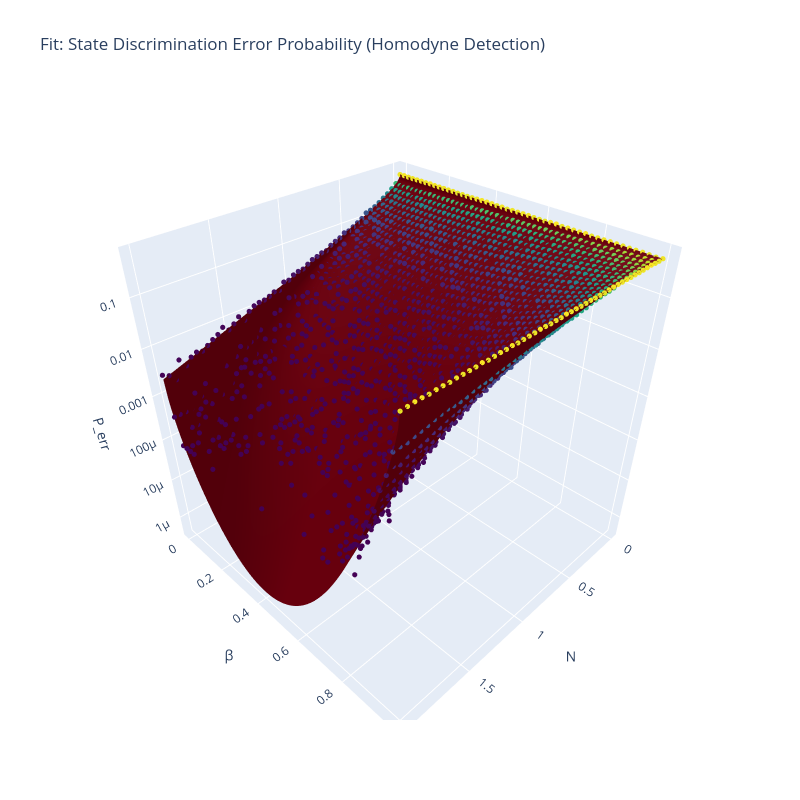

Notebook cell for this chart:
### Markdown cell above
## DSS/ CS Fit

### Code cell
params = nf.fit_homodyne_perr(N_cs, beta_cs, N_dss, beta_dss, perr_cs, perr_dss, dss = True, cs = False, data = True)
A_fit_cs, B_fit_cs, A_fit_dss, B_fit_dss = params

### Figure 1 — Plotly figure (JSON) as saved in the notebook; plotly's stock layout.template omitted (floating-point values rounded to 4 significant figures; data arrays with more than 128 entries replaced by an {"elided": "..."} marker saying what was removed)
{"data": [{"colorscale": [[0, "rgb(103,0,13)"], [0.125, "rgb(165,15,21)"], [0.25, "rgb(203,24,29)"], [0.375, "rgb(239,59,44)"], [0.5, "rgb(251,106,74)"], [0.625, "rgb(252,146,114)"], [0.75, "rgb(252,187,161)"], [0.875, "rgb(254,224,210)"], [1, "rgb(255,245,240)"]], "name": "Fit", "opacity": 1, "showscale": false, "type": "surface", "x": {"elided": "200x200 float values"}, "y": {"elided": "200x200 float values"}, "z": {"elided": "200x200 float values"}}, {"marker": {"color": {"elided": "2500 float values"}, "colorscale": [[0, "#440154"], [0.1111, "#482878"], [0.2222, "#3e4989"], [0.3333, "#31688e"], [0.4444, "#26828e"], [0.5556, "#1f9e89"], [0.6667, "#35b779"], [0.7778, "#6ece58"], [0.8889, "#b5de2b"], [1, "#fde725"]], "opacity": 1, "size": 3}, "mode": "markers", "name": "Simulation", "type": "scatter3d", "x": {"elided": "2500 float values"}, "y": {"elided": "2500 float values"}, "z": {"elided": "2500 float values"}}], "layout": {"height": 800, "scene": {"aspectmode": "cube", "xaxis": {"title": {"text": "N"}}, "yaxis": {"title": {"text": "β"}}, "zaxis": {"title": {"text": "P_err"}, "type": "log"}}, "title": {"text": "Fit: State Discrimination Error Probability (Homodyne Detection)"}, "width": 800}}
